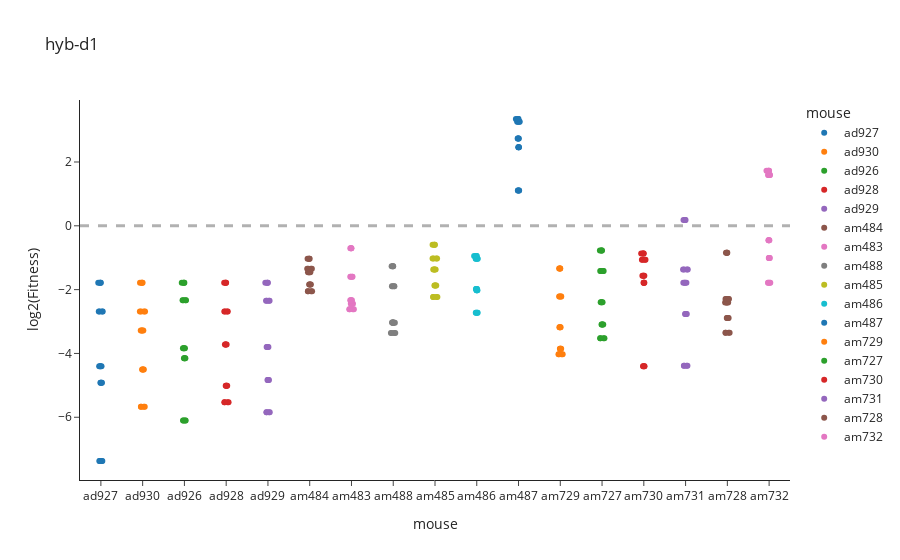

Notebook code cell kept with this figure:
### Code cell
hyb_d1 = hyb[hyb.day == day]
fig = px.strip(hyb_d1, x='mouse', y=np.log2(hyb_d1['fitness']), color='mouse',  hover_data=['conc', 'fitness'],
               title = f'hyb-{day}',
        template='simple_white', labels={"y": "log2(Fitness)",
                     "conc": "Dilution", "fitness": "Fitness"})
fig.add_hline(y=0, line_width=3, line_dash="dash")

### Figure 1 — Plotly figure (JSON) as saved in the notebook; plotly's stock layout.template omitted (floating-point values rounded to 4 significant figures)
{"data": [{"alignmentgroup": "True", "boxpoints": "all", "customdata": [[0.0001667, 0.04725], [5.556e-05, 0.1553], [1.852e-05, 0.2907], [0.0005, 0.0331], [0.0015, 0.006042], [0.0001667, 0.04725], [5.556e-05, 0.1553], [1.852e-05, 0.2907], [0.0005, 0.0331], [0.0015, 0.006042], [0.0001667, 0.04725], [5.556e-05, 0.1553], [1.852e-05, 0.2907], [0.0005, 0.0331], [0.0015, 0.006042], [0.0001667, 0.04725], [5.556e-05, 0.1553], [1.852e-05, 0.2907], [0.0005, 0.0331], [0.0015, 0.006042]], "fillcolor": "rgba(255,255,255,0)", "hoveron": "points", "hovertemplate": "mouse=%{x}<br>log2(Fitness)=%{y}<br>Dilution=%{customdata[0]}<br>Fitness=%{customdata[1]}<extra></extra>", "legendgroup": "ad927", "line": {"color": "rgba(255,255,255,0)"}, "marker": {"color": "#1F77B4"}, "name": "ad927", "offsetgroup": "ad927", "orientation": "v", "pointpos": 0, "showlegend": true, "type": "box", "x": ["ad927", "ad927", "ad927", "ad927", "ad927", "ad927", "ad927", "ad927", "ad927", "ad927", "ad927", "ad927", "ad927", "ad927", "ad927", "ad927", "ad927", "ad927", "ad927", "ad927"], "x0": " ", "xaxis": "x", "y": [-4.404, -2.687, -1.782, -4.917, -7.371, -4.404, -2.687, -1.782, -4.917, -7.371, -4.404, -2.687, -1.782, -4.917, -7.371, -4.404, -2.687, -1.782, -4.917, -7.371], "y0": " ", "yaxis": "y"}, {"alignmentgroup": "True", "boxpoints": "all", "customdata": [[0.0001667, 0.1026], [5.556e-05, 0.1553], [1.852e-05, 0.2907], [0.0005, 0.04409], [0.0015, 0.01966], [0.0001667, 0.1026], [5.556e-05, 0.1553], [1.852e-05, 0.2907], [0.0005, 0.04409], [0.0015, 0.01966], [0.0001667, 0.1026], [5.556e-05, 0.1553], [1.852e-05, 0.2907], [0.0005, 0.04409], [0.0015, 0.01966], [0.0001667, 0.1026], [5.556e-05, 0.1553], [1.852e-05, 0.2907], [0.0005, 0.04409], [0.0015, 0.01966]], "fillcolor": "rgba(255,255,255,0)", "hoveron": "points", "hovertemplate": "mouse=%{x}<br>log2(Fitness)=%{y}<br>Dilution=%{customdata[0]}<br>Fitness=%{customdata[1]}<extra></extra>", "legendgroup": "ad930", "line": {"color": "rgba(255,255,255,0)"}, "marker": {"color": "#FF7F0E"}, "name": "ad930", "offsetgroup": "ad930", "orientation": "v", "pointpos": 0, "showlegend": true, "type": "box", "x": ["ad930", "ad930", "ad930", "ad930", "ad930", "ad930", "ad930", "ad930", "ad930", "ad930", "ad930", "ad930", "ad930", "ad930", "ad930", "ad930", "ad930", "ad930", "ad930", "ad930"], "x0": " ", "xaxis": "x", "y": [-3.285, -2.687, -1.782, -4.503, -5.668, -3.285, -2.687, -1.782, -4.503, -5.668, -3.285, -2.687, -1.782, -4.503, -5.668, -3.285, -2.687, -1.782, -4.503, -5.668], "y0": " ", "yaxis": "y"}, {"alignmentgroup": "True", "boxpoints": "all", "customdata": [[0.0001667, 0.05629], [5.556e-05, 0.1989], [1.852e-05, 0.2907], [0.0005, 0.06983], [0.0015, 0.0146], [0.0001667, 0.05629], [5.556e-05, 0.1989], [1.852e-05, 0.2907], [0.0005, 0.06983], [0.0015, 0.0146], [0.0001667, 0.05629], [5.556e-05, 0.1989], [1.852e-05, 0.2907], [0.0005, 0.06983], [0.0015, 0.0146], [0.0001667, 0.05629], [5.556e-05, 0.1989], [1.852e-05, 0.2907], [0.0005, 0.06983], [0.0015, 0.0146]], "fillcolor": "rgba(255,255,255,0)", "hoveron": "points", "hovertemplate": "mouse=%{x}<br>log2(Fitness)=%{y}<br>Dilution=%{customdata[0]}<br>Fitness=%{customdata[1]}<extra></extra>", "legendgroup": "ad926", "line": {"color": "rgba(255,255,255,0)"}, "marker": {"color": "#2CA02C"}, "name": "ad926", "offsetgroup": "ad926", "orientation": "v", "pointpos": 0, "showlegend": true, "type": "box", "x": ["ad926", "ad926", "ad926", "ad926", "ad926", "ad926", "ad926", "ad926", "ad926", "ad926", "ad926", "ad926", "ad926", "ad926", "ad926", "ad926", "ad926", "ad926", "ad926", "ad926"], "x0": " ", "xaxis": "x", "y": [-4.151, -2.33, -1.782, -3.84, -6.098, -4.151, -2.33, -1.782, -3.84, -6.098, -4.151, -2.33, -1.782, -3.84, -6.098, -4.151, -2.33, -1.782, -3.84, -6.098], "y0": " ", "yaxis": "y"}, {"alignmentgroup": "True", "boxpoints": "all", "customdata": [[0.0001667, 0.07603], [5.556e-05, 0.1553], [1.852e-05, 0.2907], [0.0005, 0.031], [0.0015, 0.02165], [0.0001667, 0.07603], [5.556e-05, 0.1553], [1.852e-05, 0.2907], [0.0005, 0.031], [0.0015, 0.02165], [0.0001667, 0.07603], [5.556e-05, 0.1553], [1.852e-05, 0.2907], [0.0005, 0.031], [0.0015, 0.02165], [0.0001667, 0.07603], [5.556e-05, 0.1553], [1.852e-05, 0.2907], [0.0005, 0.031], [0.0015, 0.02165]], "fillcolor": "rgba(255,255,255,0)", "hoveron": "points", "hovertemplate": "mouse=%{x}<br>log2(Fitness)=%{y}<br>Dilution=%{customdata[0]}<br>Fitness=%{customdata[1]}<extra></extra>", "legendgroup": "ad928", "line": {"color": "rgba(255,255,255,0)"}, "marker": {"color": "#D62728"}, "name": "ad928", "offsetgroup": "ad928", "orientation": "v", "pointpos": 0, "showlegend": true, "type": "box", "x": ["ad928", "ad928", "ad928", "ad928", "ad928", "ad928", "ad928", "ad928", "ad928", "ad928", "ad928", "ad928", "ad928", "ad928", "ad928", "ad928", "ad928", "ad928", "ad928", "ad928"], "x0": " ", "xaxis": "x", "y": [-3.717, -2.687, -1.782, -5.012, -5.53, -3.717, -2.687, -1.782, -5.012, -5.53, -3.717, -2.687, -1.782, -5.012, -5.53, -3.717, -2.687, -1.782, -5.012, -5.53], "y0": " ", "yaxis": "y"}, {"alignmentgroup": "True", "boxpoints": "all", "customdata": [[0.0001667, 0.07207], [5.556e-05, 0.196], [1.852e-05, 0.2907], [0.0005, 0.03508], [0.0015, 0.01742], [0.0001667, 0.07207], [5.556e-05, 0.196], [1.852e-05, 0.2907], [0.0005, 0.03508], [0.0015, 0.01742], [0.0001667, 0.07207], [5.556e-05, 0.196], [1.852e-05, 0.2907], [0.0005, 0.03508], [0.0015, 0.01742], [0.0001667, 0.07207], [5.556e-05, 0.196], [1.852e-05, 0.2907], [0.0005, 0.03508], [0.0015, 0.01742]], "fillcolor": "rgba(255,255,255,0)", "hoveron": "points", "hovertemplate": "mouse=%{x}<br>log2(Fitness)=%{y}<br>Dilution=%{customdata[0]}<br>Fitness=%{customdata[1]}<extra></extra>", "legendgroup": "ad929", "line": {"color": "rgba(255,255,255,0)"}, "marker": {"color": "#9467BD"}, "name": "ad929", "offsetgroup": "ad929", "orientation": "v", "pointpos": 0, "showlegend": true, "type": "box", "x": ["ad929", "ad929", "ad929", "ad929", "ad929", "ad929", "ad929", "ad929", "ad929", "ad929", "ad929", "ad929", "ad929", "ad929", "ad929", "ad929", "ad929", "ad929", "ad929", "ad929"], "x0": " ", "xaxis": "x", "y": [-3.794, -2.351, -1.782, -4.833, -5.843, -3.794, -2.351, -1.782, -4.833, -5.843, -3.794, -2.351, -1.782, -4.833, -5.843, -3.794, -2.351, -1.782, -4.833, -5.843], "y0": " ", "yaxis": "y"}, {"alignmentgroup": "True", "boxpoints": "all", "customdata": [[0.0001667, 0.3933], [5.556e-05, 0.3637], [1.852e-05, 0.4887], [0.0005, 0.279], [0.0015, 0.2417], [0.0001667, 0.3933], [5.556e-05, 0.3637], [1.852e-05, 0.4887], [0.0005, 0.279], [0.0015, 0.2417], [0.0001667, 0.3933], [5.556e-05, 0.3637], [1.852e-05, 0.4887], [0.0005, 0.279], [0.0015, 0.2417], [0.0001667, 0.3933], [5.556e-05, 0.3637], [1.852e-05, 0.4887], [0.0005, 0.279], [0.0015, 0.2417]], "fillcolor": "rgba(255,255,255,0)", "hoveron": "points", "hovertemplate": "mouse=%{x}<br>log2(Fitness)=%{y}<br>Dilution=%{customdata[0]}<br>Fitness=%{customdata[1]}<extra></extra>", "legendgroup": "am484", "line": {"color": "rgba(255,255,255,0)"}, "marker": {"color": "#8C564B"}, "name": "am484", "offsetgroup": "am484", "orientation": "v", "pointpos": 0, "showlegend": true, "type": "box", "x": ["am484", "am484", "am484", "am484", "am484", "am484", "am484", "am484", "am484", "am484", "am484", "am484", "am484", "am484", "am484", "am484", "am484", "am484", "am484", "am484"], "x0": " ", "xaxis": "x", "y": [-1.346, -1.459, -1.033, -1.842, -2.049, -1.346, -1.459, -1.033, -1.842, -2.049, -1.346, -1.459, -1.033, -1.842, -2.049, -1.346, -1.459, -1.033, -1.842, -2.049], "y0": " ", "yaxis": "y"}, {"alignmentgroup": "True", "boxpoints": "all", "customdata": [[0.0001667, 0.1839], [5.556e-05, 0.3315], [1.852e-05, 0.613], [0.0005, 0.1634], [0.0015, 0.1988], [0.0001667, 0.1839], [5.556e-05, 0.3315], [1.852e-05, 0.613], [0.0005, 0.1634], [0.0015, 0.1988], [0.0001667, 0.1839], [5.556e-05, 0.3315], [1.852e-05, 0.613], [0.0005, 0.1634], [0.0015, 0.1988], [0.0001667, 0.1839], [5.556e-05, 0.3315], [1.852e-05, 0.613], [0.0005, 0.1634], [0.0015, 0.1988]], "fillcolor": "rgba(255,255,255,0)", "hoveron": "points", "hovertemplate": "mouse=%{x}<br>log2(Fitness)=%{y}<br>Dilution=%{customdata[0]}<br>Fitness=%{customdata[1]}<extra></extra>", "legendgroup": "am483", "line": {"color": "rgba(255,255,255,0)"}, "marker": {"color": "#E377C2"}, "name": "am483", "offsetgroup": "am483", "orientation": "v", "pointpos": 0, "showlegend": true, "type": "box", "x": ["am483", "am483", "am483", "am483", "am483", "am483", "am483", "am483", "am483", "am483", "am483", "am483", "am483", "am483", "am483", "am483", "am483", "am483", "am483", "am483"], "x0": " ", "xaxis": "x", "y": [-2.443, -1.593, -0.7061, -2.614, -2.331, -2.443, -1.593, -0.7061, -2.614, -2.331, -2.443, -1.593, -0.7061, -2.614, -2.331, -2.443, -1.593, -0.7061, -2.614, -2.331], "y0": " ", "yaxis": "y"}, {"alignmentgroup": "True", "boxpoints": "all", "customdata": [[0.0001667, 0.1226], [5.556e-05, 0.2691], [1.852e-05, 0.4156], [0.0005, 0.0974], [0.0015, 0.1216], [0.0001667, 0.1226], [5.556e-05, 0.2691], [1.852e-05, 0.4156], [0.0005, 0.0974], [0.0015, 0.1216], [0.0001667, 0.1226], [5.556e-05, 0.2691], [1.852e-05, 0.4156], [0.0005, 0.0974], [0.0015, 0.1216], [0.0001667, 0.1226], [5.556e-05, 0.2691], [1.852e-05, 0.4156], [0.0005, 0.0974], [0.0015, 0.1216]], "fillcolor": "rgba(255,255,255,0)", "hoveron": "points", "hovertemplate": "mouse=%{x}<br>log2(Fitness)=%{y}<br>Dilution=%{customdata[0]}<br>Fitness=%{customdata[1]}<extra></extra>", "legendgroup": "am488", "line": {"color": "rgba(255,255,255,0)"}, "marker": {"color": "#7F7F7F"}, "name": "am488", "offsetgroup": "am488", "orientation": "v", "pointpos": 0, "showlegend": true, "type": "box", "x": ["am488", "am488", "am488", "am488", "am488", "am488", "am488", "am488", "am488", "am488", "am488", "am488", "am488", "am488", "am488", "am488", "am488", "am488", "am488", "am488"], "x0": " ", "xaxis": "x", "y": [-3.028, -1.894, -1.267, -3.36, -3.04, -3.028, -1.894, -1.267, -3.36, -3.04, -3.028, -1.894, -1.267, -3.36, -3.04, -3.028, -1.894, -1.267, -3.36, -3.04], "y0": " ", "yaxis": "y"}, {"alignmentgroup": "True", "boxpoints": "all", "customdata": [[0.0001667, 0.2131], [5.556e-05, 0.2729], [1.852e-05, 0.3864], [0.0005, 0.6609], [0.0015, 0.4927], [0.0001667, 0.2131], [5.556e-05, 0.2729], [1.852e-05, 0.3864], [0.0005, 0.6609], [0.0015, 0.4927], [0.0001667, 0.2131], [5.556e-05, 0.2729], [1.852e-05, 0.3864], [0.0005, 0.6609], [0.0015, 0.4927], [0.0001667, 0.2131], [5.556e-05, 0.2729], [1.852e-05, 0.3864], [0.0005, 0.6609], [0.0015, 0.4927]], "fillcolor": "rgba(255,255,255,0)", "hoveron": "points", "hovertemplate": "mouse=%{x}<br>log2(Fitness)=%{y}<br>Dilution=%{customdata[0]}<br>Fitness=%{customdata[1]}<extra></extra>", "legendgroup": "am485", "line": {"color": "rgba(255,255,255,0)"}, "marker": {"color": "#BCBD22"}, "name": "am485", "offsetgroup": "am485", "orientation": "v", "pointpos": 0, "showlegend": true, "type": "box", "x": ["am485", "am485", "am485", "am485", "am485", "am485", "am485", "am485", "am485", "am485", "am485", "am485", "am485", "am485", "am485", "am485", "am485", "am485", "am485", "am485"], "x0": " ", "xaxis": "x", "y": [-2.231, -1.873, -1.372, -0.5975, -1.021, -2.231, -1.873, -1.372, -0.5975, -1.021, -2.231, -1.873, -1.372, -0.5975, -1.021, -2.231, -1.873, -1.372, -0.5975, -1.021], "y0": " ", "yaxis": "y"}, {"alignmentgroup": "True", "boxpoints": "all", "customdata": [[0.0001667, 0.2461], [5.556e-05, 0.4876], [1.852e-05, 0.5197], [0.0005, 0.1515], [0.0015, 0.2531], [0.0001667, 0.2461], [5.556e-05, 0.4876], [1.852e-05, 0.5197], [0.0005, 0.1515], [0.0015, 0.2531], [0.0001667, 0.2461], [5.556e-05, 0.4876], [1.852e-05, 0.5197], [0.0005, 0.1515], [0.0015, 0.2531], [0.0001667, 0.2461], [5.556e-05, 0.4876], [1.852e-05, 0.5197], [0.0005, 0.1515], [0.0015, 0.2531]], "fillcolor": "rgba(255,255,255,0)", "hoveron": "points", "hovertemplate": "mouse=%{x}<br>log2(Fitness)=%{y}<br>Dilution=%{customdata[0]}<br>Fitness=%{customdata[1]}<extra></extra>", "legendgroup": "am486", "line": {"color": "rgba(255,255,255,0)"}, "marker": {"color": "#17BECF"}, "name": "am486", "offsetgroup": "am486", "orientation": "v", "pointpos": 0, "showlegend": true, "type": "box", "x": ["am486", "am486", "am486", "am486", "am486", "am486", "am486", "am486", "am486", "am486", "am486", "am486", "am486", "am486", "am486", "am486", "am486", "am486", "am486", "am486"], "x0": " ", "xaxis": "x", "y": [-2.022, -1.036, -0.9441, -2.723, -1.982, -2.022, -1.036, -0.9441, -2.723, -1.982, -2.022, -1.036, -0.9441, -2.723, -1.982, -2.022, -1.036, -0.9441, -2.723, -1.982], "y0": " ", "yaxis": "y"}, {"alignmentgroup": "True", "boxpoints": "all", "customdata": [[0.0001667, 10.18], [5.556e-05, 9.584], [1.852e-05, 2.15], [0.0005, 5.495], [0.0015, 6.667], [0.0001667, 10.18], [5.556e-05, 9.584], [1.852e-05, 2.15], [0.0005, 5.495], [0.0015, 6.667], [0.0001667, 10.18], [5.556e-05, 9.584], [1.852e-05, 2.15], [0.0005, 5.495], [0.0015, 6.667], [0.0001667, 10.18], [5.556e-05, 9.584], [1.852e-05, 2.15], [0.0005, 5.495], [0.0015, 6.667]], "fillcolor": "rgba(255,255,255,0)", "hoveron": "points", "hovertemplate": "mouse=%{x}<br>log2(Fitness)=%{y}<br>Dilution=%{customdata[0]}<br>Fitness=%{customdata[1]}<extra></extra>", "legendgroup": "am487", "line": {"color": "rgba(255,255,255,0)"}, "marker": {"color": "#1F77B4"}, "name": "am487", "offsetgroup": "am487", "orientation": "v", "pointpos": 0, "showlegend": true, "type": "box", "x": ["am487", "am487", "am487", "am487", "am487", "am487", "am487", "am487", "am487", "am487", "am487", "am487", "am487", "am487", "am487", "am487", "am487", "am487", "am487", "am487"], "x0": " ", "xaxis": "x", "y": [3.347, 3.261, 1.104, 2.458, 2.737, 3.347, 3.261, 1.104, 2.458, 2.737, 3.347, 3.261, 1.104, 2.458, 2.737, 3.347, 3.261, 1.104, 2.458, 2.737], "y0": " ", "yaxis": "y"}, {"alignmentgroup": "True", "boxpoints": "all", "customdata": [[0.0001667, 0.1104], [5.556e-05, 0.2153], [1.852e-05, 0.3955], [0.0005, 0.06936], [0.0015, 0.06126], [0.0001667, 0.1104], [5.556e-05, 0.2153], [1.852e-05, 0.3955], [0.0005, 0.06936], [0.0015, 0.06126], [0.0001667, 0.1104], [5.556e-05, 0.2153], [1.852e-05, 0.3955], [0.0005, 0.06936], [0.0015, 0.06126], [0.0001667, 0.1104], [5.556e-05, 0.2153], [1.852e-05, 0.3955], [0.0005, 0.06936], [0.0015, 0.06126]], "fillcolor": "rgba(255,255,255,0)", "hoveron": "points", "hovertemplate": "mouse=%{x}<br>log2(Fitness)=%{y}<br>Dilution=%{customdata[0]}<br>Fitness=%{customdata[1]}<extra></extra>", "legendgroup": "am729", "line": {"color": "rgba(255,255,255,0)"}, "marker": {"color": "#FF7F0E"}, "name": "am729", "offsetgroup": "am729", "orientation": "v", "pointpos": 0, "showlegend": true, "type": "box", "x": ["am729", "am729", "am729", "am729", "am729", "am729", "am729", "am729", "am729", "am729", "am729", "am729", "am729", "am729", "am729", "am729", "am729", "am729", "am729", "am729"], "x0": " ", "xaxis": "x", "y": [-3.18, -2.216, -1.338, -3.85, -4.029, -3.18, -2.216, -1.338, -3.85, -4.029, -3.18, -2.216, -1.338, -3.85, -4.029, -3.18, -2.216, -1.338, -3.85, -4.029], "y0": " ", "yaxis": "y"}, {"alignmentgroup": "True", "boxpoints": "all", "customdata": [[0.0001667, 0.1898], [5.556e-05, 0.5854], [1.852e-05, 0.3744], [0.0005, 0.08697], [0.0015, 0.1173], [0.0001667, 0.1898], [5.556e-05, 0.5854], [1.852e-05, 0.3744], [0.0005, 0.08697], [0.0015, 0.1173], [0.0001667, 0.1898], [5.556e-05, 0.5854], [1.852e-05, 0.3744], [0.0005, 0.08697], [0.0015, 0.1173], [0.0001667, 0.1898], [5.556e-05, 0.5854], [1.852e-05, 0.3744], [0.0005, 0.08697], [0.0015, 0.1173]], "fillcolor": "rgba(255,255,255,0)", "hoveron": "points", "hovertemplate": "mouse=%{x}<br>log2(Fitness)=%{y}<br>Dilution=%{customdata[0]}<br>Fitness=%{customdata[1]}<extra></extra>", "legendgroup": "am727", "line": {"color": "rgba(255,255,255,0)"}, "marker": {"color": "#2CA02C"}, "name": "am727", "offsetgroup": "am727", "orientation": "v", "pointpos": 0, "showlegend": true, "type": "box", "x": ["am727", "am727", "am727", "am727", "am727", "am727", "am727", "am727", "am727", "am727", "am727", "am727", "am727", "am727", "am727", "am727", "am727", "am727", "am727", "am727"], "x0": " ", "xaxis": "x", "y": [-2.398, -0.7726, -1.417, -3.523, -3.092, -2.398, -0.7726, -1.417, -3.523, -3.092, -2.398, -0.7726, -1.417, -3.523, -3.092, -2.398, -0.7726, -1.417, -3.523, -3.092], "y0": " ", "yaxis": "y"}, {"alignmentgroup": "True", "boxpoints": "all", "customdata": [[0.0001667, 0.04725], [5.556e-05, 0.5492], [1.852e-05, 0.2907], [0.0005, 0.3387], [0.0015, 0.4774], [0.0001667, 0.04725], [5.556e-05, 0.5492], [1.852e-05, 0.2907], [0.0005, 0.3387], [0.0015, 0.4774], [0.0001667, 0.04725], [5.556e-05, 0.5492], [1.852e-05, 0.2907], [0.0005, 0.3387], [0.0015, 0.4774], [0.0001667, 0.04725], [5.556e-05, 0.5492], [1.852e-05, 0.2907], [0.0005, 0.3387], [0.0015, 0.4774]], "fillcolor": "rgba(255,255,255,0)", "hoveron": "points", "hovertemplate": "mouse=%{x}<br>log2(Fitness)=%{y}<br>Dilution=%{customdata[0]}<br>Fitness=%{customdata[1]}<extra></extra>", "legendgroup": "am730", "line": {"color": "rgba(255,255,255,0)"}, "marker": {"color": "#D62728"}, "name": "am730", "offsetgroup": "am730", "orientation": "v", "pointpos": 0, "showlegend": true, "type": "box", "x": ["am730", "am730", "am730", "am730", "am730", "am730", "am730", "am730", "am730", "am730", "am730", "am730", "am730", "am730", "am730", "am730", "am730", "am730", "am730", "am730"], "x0": " ", "xaxis": "x", "y": [-4.404, -0.8647, -1.782, -1.562, -1.067, -4.404, -0.8647, -1.782, -1.562, -1.067, -4.404, -0.8647, -1.782, -1.562, -1.067, -4.404, -0.8647, -1.782, -1.562, -1.067], "y0": " ", "yaxis": "y"}, {"alignmentgroup": "True", "boxpoints": "all", "customdata": [[0.0001667, 0.1468], [5.556e-05, 1.132], [1.852e-05, 0.2907], [0.0005, 0.04776], [0.0015, 0.3879], [0.0001667, 0.1468], [5.556e-05, 1.132], [1.852e-05, 0.2907], [0.0005, 0.04776], [0.0015, 0.3879], [0.0001667, 0.1468], [5.556e-05, 1.132], [1.852e-05, 0.2907], [0.0005, 0.04776], [0.0015, 0.3879], [0.0001667, 0.1468], [5.556e-05, 1.132], [1.852e-05, 0.2907], [0.0005, 0.04776], [0.0015, 0.3879]], "fillcolor": "rgba(255,255,255,0)", "hoveron": "points", "hovertemplate": "mouse=%{x}<br>log2(Fitness)=%{y}<br>Dilution=%{customdata[0]}<br>Fitness=%{customdata[1]}<extra></extra>", "legendgroup": "am731", "line": {"color": "rgba(255,255,255,0)"}, "marker": {"color": "#9467BD"}, "name": "am731", "offsetgroup": "am731", "orientation": "v", "pointpos": 0, "showlegend": true, "type": "box", "x": ["am731", "am731", "am731", "am731", "am731", "am731", "am731", "am731", "am731", "am731", "am731", "am731", "am731", "am731", "am731", "am731", "am731", "am731", "am731", "am731"], "x0": " ", "xaxis": "x", "y": [-2.768, 0.1792, -1.782, -4.388, -1.366, -2.768, 0.1792, -1.782, -4.388, -1.366, -2.768, 0.1792, -1.782, -4.388, -1.366, -2.768, 0.1792, -1.782, -4.388, -1.366], "y0": " ", "yaxis": "y"}, {"alignmentgroup": "True", "boxpoints": "all", "customdata": [[0.0001667, 0.1891], [5.556e-05, 0.2041], [1.852e-05, 0.556], [0.0005, 0.1352], [0.0015, 0.09781], [0.0001667, 0.1891], [5.556e-05, 0.2041], [1.852e-05, 0.556], [0.0005, 0.1352], [0.0015, 0.09781], [0.0001667, 0.1891], [5.556e-05, 0.2041], [1.852e-05, 0.556], [0.0005, 0.1352], [0.0015, 0.09781], [0.0001667, 0.1891], [5.556e-05, 0.2041], [1.852e-05, 0.556], [0.0005, 0.1352], [0.0015, 0.09781]], "fillcolor": "rgba(255,255,255,0)", "hoveron": "points", "hovertemplate": "mouse=%{x}<br>log2(Fitness)=%{y}<br>Dilution=%{customdata[0]}<br>Fitness=%{customdata[1]}<extra></extra>", "legendgroup": "am728", "line": {"color": "rgba(255,255,255,0)"}, "marker": {"color": "#8C564B"}, "name": "am728", "offsetgroup": "am728", "orientation": "v", "pointpos": 0, "showlegend": true, "type": "box", "x": ["am728", "am728", "am728", "am728", "am728", "am728", "am728", "am728", "am728", "am728", "am728", "am728", "am728", "am728", "am728", "am728", "am728", "am728", "am728", "am728"], "x0": " ", "xaxis": "x", "y": [-2.403, -2.292, -0.8467, -2.887, -3.354, -2.403, -2.292, -0.8467, -2.887, -3.354, -2.403, -2.292, -0.8467, -2.887, -3.354, -2.403, -2.292, -0.8467, -2.887, -3.354], "y0": " ", "yaxis": "y"}, {"alignmentgroup": "True", "boxpoints": "all", "customdata": [[0.0001667, 0.4956], [5.556e-05, 3.311], [1.852e-05, 0.2907], [0.0005, 3.016], [0.0015, 0.7294], [0.0001667, 0.4956], [5.556e-05, 3.311], [1.852e-05, 0.2907], [0.0005, 3.016], [0.0015, 0.7294], [0.0001667, 0.4956], [5.556e-05, 3.311], [1.852e-05, 0.2907], [0.0005, 3.016], [0.0015, 0.7294], [0.0001667, 0.4956], [5.556e-05, 3.311], [1.852e-05, 0.2907], [0.0005, 3.016], [0.0015, 0.7294]], "fillcolor": "rgba(255,255,255,0)", "hoveron": "points", "hovertemplate": "mouse=%{x}<br>log2(Fitness)=%{y}<br>Dilution=%{customdata[0]}<br>Fitness=%{customdata[1]}<extra></extra>", "legendgroup": "am732", "line": {"color": "rgba(255,255,255,0)"}, "marker": {"color": "#E377C2"}, "name": "am732", "offsetgroup": "am732", "orientation": "v", "pointpos": 0, "showlegend": true, "type": "box", "x": ["am732", "am732", "am732", "am732", "am732", "am732", "am732", "am732", "am732", "am732", "am732", "am732", "am732", "am732", "am732", "am732", "am732", "am732", "am732", "am732"], "x0": " ", "xaxis": "x", "y": [-1.013, 1.727, -1.782, 1.593, -0.4552, -1.013, 1.727, -1.782, 1.593, -0.4552, -1.013, 1.727, -1.782, 1.593, -0.4552, -1.013, 1.727, -1.782, 1.593, -0.4552], "y0": " ", "yaxis": "y"}], "layout": {"boxmode": "overlay", "legend": {"title": {"text": "mouse"}, "tracegroupgap": 0}, "shapes": [{"line": {"dash": "dash", "width": 3}, "type": "line", "x0": 0, "x1": 1, "xref": "x domain", "y0": 0, "y1": 0, "yref": "y"}], "title": {"text": "hyb-d1"}, "xaxis": {"anchor": "y", "categoryarray": ["ad927", "ad930", "ad926", "ad928", "ad929", "am484", "am483", "am488", "am485", "am486", "am487", "am729", "am727", "am730", "am731", "am728", "am732"], "categoryorder": "array", "domain": [0, 1], "title": {"text": "mouse"}}, "yaxis": {"anchor": "x", "domain": [0, 1], "title": {"text": "log2(Fitness)"}}}}
